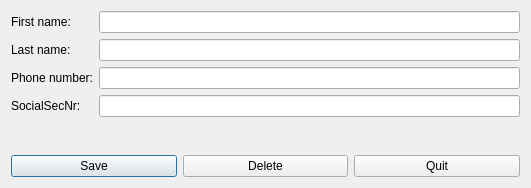
<?xml version="1.0" encoding="UTF-8"?>
<ui version="4.0">
 <class>CMngPatient</class>
 <widget class="QDialog" name="CMngPatient">
  <property name="geometry">
   <rect>
    <x>0</x>
    <y>0</y>
    <width>531</width>
    <height>188</height>
   </rect>
  </property>
  <property name="windowTitle">
   <string>Dialog</string>
  </property>
  <layout class="QVBoxLayout" name="verticalLayout">
   <item>
    <layout class="QFormLayout" name="formLayout">
     <item row="0" column="0">
      <widget class="QLabel" name="firstnLabel">
       <property name="text">
        <string>First name: </string>
       </property>
      </widget>
     </item>
     <item row="0" column="1">
      <widget class="QLineEdit" name="firstnLineEdit"/>
     </item>
     <item row="1" column="0">
      <widget class="QLabel" name="lastnLabel">
       <property name="text">
        <string>Last name:</string>
       </property>
      </widget>
     </item>
     <item row="1" column="1">
      <widget class="QLineEdit" name="lastnLineEdit"/>
     </item>
     <item row="2" column="0">
      <widget class="QLabel" name="phonenLabel">
       <property name="text">
        <string>Phone number:</string>
       </property>
      </widget>
     </item>
     <item row="2" column="1">
      <widget class="QLineEdit" name="phonenLineEdit"/>
     </item>
     <item row="3" column="0">
      <widget class="QLabel" name="SSNLabel">
       <property name="text">
        <string>SocialSecNr:</string>
       </property>
      </widget>
     </item>
     <item row="3" column="1">
      <widget class="QLineEdit" name="SSNLineEdit"/>
     </item>
    </layout>
   </item>
   <item>
    <layout class="QHBoxLayout" name="horizontalLayout">
     <item>
      <widget class="QPushButton" name="saveBtn">
       <property name="text">
        <string>Save</string>
       </property>
      </widget>
     </item>
     <item>
      <widget class="QPushButton" name="delBtn">
       <property name="text">
        <string>Delete</string>
       </property>
      </widget>
     </item>
     <item>
      <widget class="QPushButton" name="quitBtn">
       <property name="text">
        <string>Quit</string>
       </property>
      </widget>
     </item>
    </layout>
   </item>
  </layout>
 </widget>
 <resources/>
 <connections/>
</ui>
